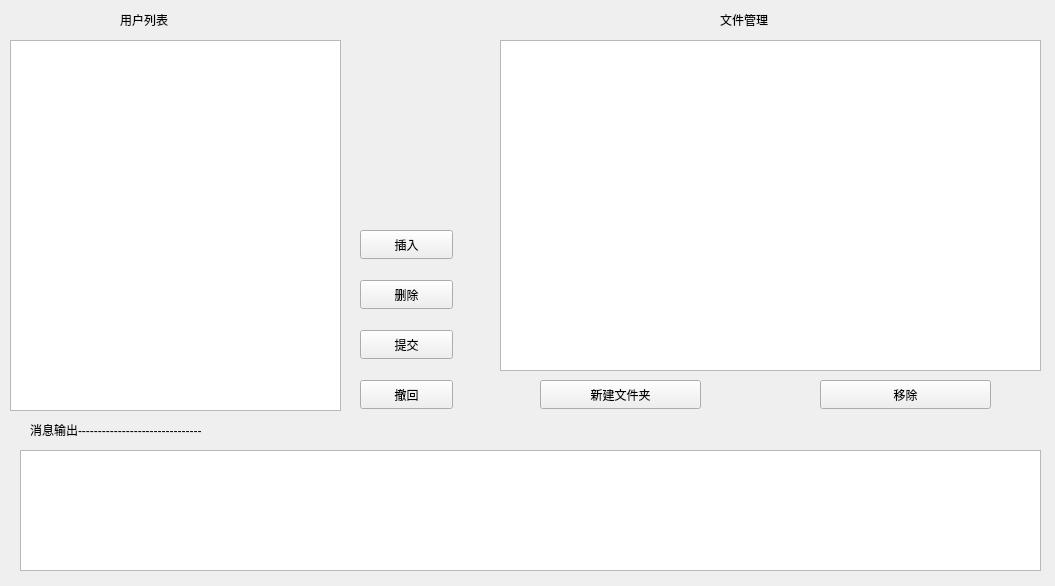
<?xml version="1.0" encoding="UTF-8"?>
<ui version="4.0">
 <class>Server</class>
 <widget class="QWidget" name="Server">
  <property name="geometry">
   <rect>
    <x>0</x>
    <y>0</y>
    <width>1055</width>
    <height>586</height>
   </rect>
  </property>
  <property name="windowTitle">
   <string>Server</string>
  </property>
  <widget class="QTextBrowser" name="textBrowser">
   <property name="geometry">
    <rect>
     <x>20</x>
     <y>450</y>
     <width>1021</width>
     <height>121</height>
    </rect>
   </property>
  </widget>
  <widget class="QTableView" name="tableView">
   <property name="geometry">
    <rect>
     <x>10</x>
     <y>40</y>
     <width>331</width>
     <height>371</height>
    </rect>
   </property>
  </widget>
  <widget class="QPushButton" name="addButton">
   <property name="geometry">
    <rect>
     <x>360</x>
     <y>230</y>
     <width>93</width>
     <height>29</height>
    </rect>
   </property>
   <property name="text">
    <string>插入</string>
   </property>
  </widget>
  <widget class="QPushButton" name="deleteButton">
   <property name="geometry">
    <rect>
     <x>360</x>
     <y>280</y>
     <width>93</width>
     <height>29</height>
    </rect>
   </property>
   <property name="text">
    <string>删除</string>
   </property>
  </widget>
  <widget class="QPushButton" name="submitButton">
   <property name="geometry">
    <rect>
     <x>360</x>
     <y>330</y>
     <width>93</width>
     <height>29</height>
    </rect>
   </property>
   <property name="text">
    <string>提交</string>
   </property>
  </widget>
  <widget class="QPushButton" name="rollbackButton">
   <property name="geometry">
    <rect>
     <x>360</x>
     <y>380</y>
     <width>93</width>
     <height>29</height>
    </rect>
   </property>
   <property name="text">
    <string>撤回</string>
   </property>
  </widget>
  <widget class="QTreeView" name="treeView">
   <property name="geometry">
    <rect>
     <x>500</x>
     <y>40</y>
     <width>541</width>
     <height>331</height>
    </rect>
   </property>
  </widget>
  <widget class="QPushButton" name="mkdirButton">
   <property name="geometry">
    <rect>
     <x>540</x>
     <y>380</y>
     <width>161</width>
     <height>29</height>
    </rect>
   </property>
   <property name="text">
    <string>新建文件夹</string>
   </property>
  </widget>
  <widget class="QPushButton" name="rmButton">
   <property name="geometry">
    <rect>
     <x>820</x>
     <y>380</y>
     <width>171</width>
     <height>29</height>
    </rect>
   </property>
   <property name="text">
    <string>移除</string>
   </property>
  </widget>
  <widget class="QLabel" name="label">
   <property name="geometry">
    <rect>
     <x>120</x>
     <y>10</y>
     <width>69</width>
     <height>20</height>
    </rect>
   </property>
   <property name="text">
    <string>用户列表</string>
   </property>
  </widget>
  <widget class="QLabel" name="label_2">
   <property name="geometry">
    <rect>
     <x>720</x>
     <y>10</y>
     <width>69</width>
     <height>20</height>
    </rect>
   </property>
   <property name="text">
    <string>文件管理</string>
   </property>
  </widget>
  <widget class="QLabel" name="label_3">
   <property name="geometry">
    <rect>
     <x>30</x>
     <y>420</y>
     <width>281</width>
     <height>20</height>
    </rect>
   </property>
   <property name="text">
    <string>消息输出-------------------------------</string>
   </property>
  </widget>
 </widget>
 <resources/>
 <connections/>
</ui>
